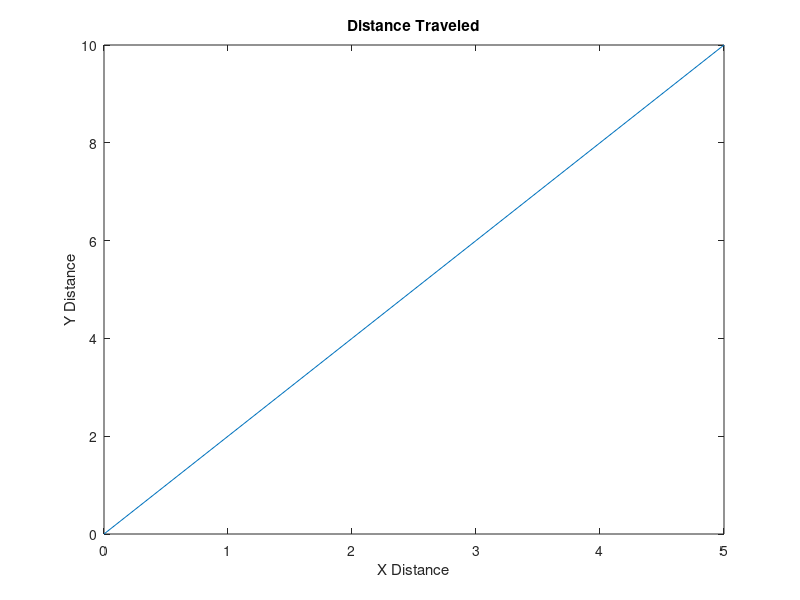

This figure's MATLAB source: (Note: this script raises an error after producing the figure.)
%% Example distance and yaw data (by GPT-4)
x = [0, 1, 2, 3, 4, 5];  % x distances
y = [0, 2, 4, 6, 8, 10]; % y distances
yaw = [0, pi/4, pi/2, 3*pi/4, pi, 5*pi/4]; % yaw angles in radians

%%% personal additions
figure(1); clf;

% Plotting the distance traveled as a trajectory
plot(x, y, '-');
xlabel('X Distance');
ylabel('Y Distance');
title('Distance Traveled');

hold on; % Hold the plot to add line segments

% Adding line segments for orientation based on yaw angle
scale = 0.2; % Scale factor for line segment length

for i = 1:numel(x)
    x_end   = x(i) + scale*(cos(yaw(i))); % x-coordinate of line segment endpoint
    y_end   = y(i) + scale*(sin(yaw(i))); % y-coordinate of line segment endpoint
    
    plot([x_start, x_end], [y_start, y_end], 'r-'); % Plotting line segment
end

hold off; % Release the hold on the plot

%% Example distance and yaw data (my modification)
x = [0, 1, 2, 3, 4, 5];  % x distances
y = [0, 2, 4, 6, 8, 10]; % y distances
yaw = [0, pi/4, pi/2, 3*pi/4, pi, 5*pi/4]; % yaw angles in radians

figure(2); clf;
% Plotting the distance traveled as a trajectory
plot(x, y, '-');
xlabel('X Distance');
ylabel('Y Distance');
title('Distance Traveled');

hold on; % Hold the plot to add line segments

% Adding line segments for orientation based on yaw angle
scale = 0.4; % Scale factor for line segment length

for i = 1:numel(x)
    x_start = x(i) - scale*(cos(yaw(i)))/2; % x-coordinate of line segment startpoint
    x_end   = x(i) + scale*(cos(yaw(i)))/2; % x-coordinate of line segment endpoint
    y_start = y(i) - scale*(sin(yaw(i)))/2; % y-coordinate of line segment startpoint
    y_end   = y(i) + scale*(sin(yaw(i)))/2; % y-coordinate of line segment endpoint
    
    plot([x_start, x_end], [y_start, y_end], 'r-','LineWidth',4); % Plotting line segment
end

hold off; % Release the hold on the plot